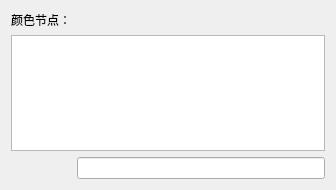
<ui version="4.0">
 <class>qMRMLColorPickerWidget</class>
 <widget class="qMRMLWidget" name="qMRMLColorPickerWidget">
  <property name="geometry">
   <rect>
    <x>0</x>
    <y>0</y>
    <width>336</width>
    <height>190</height>
   </rect>
  </property>
  <property name="windowTitle">
   <string>颜色选择器</string>
  </property>
  <layout class="QGridLayout" name="gridLayout" columnstretch="0,0">
   <item row="0" column="0">
    <widget class="QLabel" name="ColorTableLabel">
     <property name="text">
      <string>颜色节点：</string>
     </property>
    </widget>
   </item>
   <item row="0" column="1">
    <widget class="qMRMLColorTableComboBox" name="ColorTableComboBox" />
   </item>
   <item row="2" column="0" colspan="2">
    <widget class="qMRMLColorListView" name="MRMLColorListView">
     <property name="movement">
      <enum>QListView::Free</enum>
     </property>
     <property name="flow">
      <enum>QListView::LeftToRight</enum>
     </property>
     <property name="isWrapping" stdset="0">
      <bool>true</bool>
     </property>
     <property name="resizeMode">
      <enum>QListView::Adjust</enum>
     </property>
     <property name="uniformItemSizes">
      <bool>false</bool>
     </property>
    </widget>
   </item>
   <item row="4" column="1">
    <widget class="ctkSearchBox" name="SearchBox" />
   </item>
  </layout>
 </widget>
 <customwidgets>
  <customwidget>
   <class>qMRMLColorListView</class>
   <extends>QListView</extends>
   <header>qMRMLColorListView.h</header>
  </customwidget>
  <customwidget>
   <class>qMRMLColorTableComboBox</class>
   <extends>qMRMLNodeComboBox</extends>
   <header>qMRMLColorTableComboBox.h</header>
  </customwidget>
  <customwidget>
   <class>qMRMLNodeComboBox</class>
   <extends>QWidget</extends>
   <header>qMRMLNodeComboBox.h</header>
  </customwidget>
  <customwidget>
   <class>qMRMLWidget</class>
   <extends>QWidget</extends>
   <header>qMRMLWidget.h</header>
   <container>1</container>
  </customwidget>
  <customwidget>
   <class>ctkSearchBox</class>
   <extends>QLineEdit</extends>
   <header>ctkSearchBox.h</header>
  </customwidget>
 </customwidgets>
 <resources />
 <connections>
  <connection>
   <sender>ColorTableComboBox</sender>
   <signal>currentNodeChanged(vtkMRMLNode*)</signal>
   <receiver>MRMLColorListView</receiver>
   <slot>setMRMLColorNode(vtkMRMLNode*)</slot>
   <hints>
    <hint type="sourcelabel">
     <x>180</x>
     <y>15</y>
    </hint>
    <hint type="destinationlabel">
     <x>179</x>
     <y>64</y>
    </hint>
   </hints>
  </connection>
  <connection>
   <sender>qMRMLColorPickerWidget</sender>
   <signal>mrmlSceneChanged(vtkMRMLScene*)</signal>
   <receiver>ColorTableComboBox</receiver>
   <slot>setMRMLScene(vtkMRMLScene*)</slot>
   <hints>
    <hint type="sourcelabel">
     <x>369</x>
     <y>27</y>
    </hint>
    <hint type="destinationlabel">
     <x>348</x>
     <y>18</y>
    </hint>
   </hints>
  </connection>
 </connections>
</ui>
